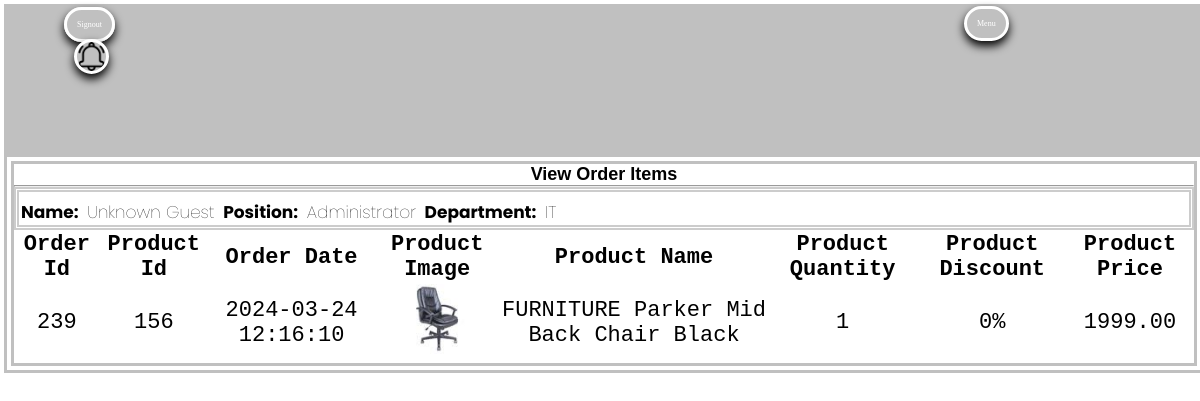
The app's page /admin/adminvieworders.php?fldorderid=239 (signed in) with its own data.
### tables this page shows
CREATE TABLE `orderitems` (
  `fldorderitemid` int(11) NOT NULL,
  `fldorderid` int(11) NOT NULL,
  `fldproductid` int(11) NOT NULL,
  `fldproductname` varchar(255) NOT NULL,
  `fldproductimage` varchar(255) NOT NULL,
  `fldproductdiscount` int(2) NOT NULL,
  `fldproductprice` decimal(11,2) NOT NULL,
  `fldproductquantity` int(11) NOT NULL,
  `fldshippingid` int(11) NOT NULL,
  `fldbillingidnumber` varchar(13) NOT NULL,
  `fldorderdate` datetime NOT NULL DEFAULT current_timestamp()
);

### admin/adminserver/getadminvieworderitems.php (called while the page is built)
<?php
include('adminconnection.php');
if(isset($_GET['fldorderid'])){
  $orderid = $_GET['fldorderid'];
  $stmt1 = $conn->prepare("SELECT * FROM orderitems WHERE fldorderid = ?");
  $stmt1->bind_param("i",$orderid);
  $stmt1->execute();
  $vieworderitems = $stmt1->get_result();
}
else{
  header('admin/dashboard.php?errormessage=Something went wrong!');
}

### admin/adminvieworders.php (the view, shortened to what this page needs)
<?php
include('adminlayouts/adminheader.php');
?>
  <body>
    <section class="dashboard">
      <div class="dashboardcontainer" id="dashboardcontainer">
        <div class="text-center mt-3 pt-5 col-lg-6 col-md-12 col-sm-12">
          <h3>View Order Items</h3>
          <hr class="mx-auto">
          <div class="dashboardadmininfo">
            <p>Name: <span><?php if(isset($_SESSION['fldadminname'])){ echo $_SESSION['fldadminname']; }?></span> Position: <span><?php if(isset($_SESSION['fldadminposition'])){ echo $_SESSION['fldadminposition']; }?></span> Department: <span><?php if(isset($_SESSION['fldadmindepartment'])){ echo $_SESSION['fldadmindepartment']; }?></span></p>
          </div>
          <div class="dashboardinfo">
            <div class="adminvieworderitemstablecontainer">
              <table class="adminvieworderitemstable">
                <thead>
                  <tr>
                    <th scope="col">Order Id</th>
                    <th scope="col">Product Id</th>
                    <th scope="col">Order Date</th>
                    <th scope="col">Product Image</th>
                    <th scope="col">Product Name</th>
                    <th scope="col">Product Quantity</th>
                    <th scope="col">Product Discount</th>
                    <th scope="col">Product Price</th>
                  </tr>
                </thead>
                <tbody>
                  <?php include('adminserver/getadminvieworderitems.php');
                    foreach($vieworderitems as $orderitems){?>
                  <tr>
                    <td><?php echo $orderitems['fldorderid']; ?></td>
                    <td><?php echo $orderitems['fldproductid']; ?></td>
                    <td><?php echo $orderitems['fldorderdate']; ?></td>
                    <td><img src="<?php echo "../assets/images/". $orderitems['fldproductimage']; ?>"></td>
                    <td><?php echo $orderitems['fldproductname']; ?></td>
                    <td><?php echo $orderitems['fldproductquantity']; ?></td>
                    <td><?php echo $orderitems['fldproductdiscount']; ?>%</td>
                    <td><?php echo $orderitems['fldproductprice']; ?></td>
                  </tr>
                  <?php } ?>
                </tbody>
              </table>
            </div>
          </div>
        </div>
      </div>
    </section><br><br><br><br><br><br><br><br><br>
  </body>
</html>

### admin/adminassets/adminstyles/adminstyledefault.css (style rules this page uses)
* { margin: 0px; padding: 0px; box-sizing: border-box; }
body { font-family: 'Poppins', sans-serif; margin:4px, 4px; padding:4px; overflow-x: auto; overflow-y: auto; }
.dashboard { width: 100vw; height: 100vh; margin-top: 150px; }
.dashboardcontainer { border: solid silver; border-width: 10px; border-style: double; width: 100vw; height: fit-content; margin-left: 0px; }
.dashboardcontainer h3 { font-family: sans-serif; font-size: large; font-weight: bold; text-align: center; color: #000; }
.dashboardadmininfo { border: dotted #ccc; border-width: 5px; border-style: double; width: 100%; height: fit-content; }
.dashboardadmininfo p { word-spacing: 40px; font-size: 12px; font-weight: 10px; color: #000; font-weight: bold; margin-top: 7px; margin-left: 2px; }
.dashboardadmininfo span { word-spacing: 1px; font-size: 12px; font-weight: 18; }
.adminvieworderitemstable { font-family: 'Courier New'; font-size: large; font-style: normal; width: 100%; }
.adminvieworderitemstable td { text-align: center; }
.adminvieworderitemstable img { width: 70px; height: 70px; }
@media only screen and (max-width: 1300px) { .dashboardcontainer h3 { font-size: x-large; } }
@media only screen and (max-width: 1300px) { .dashboardadmininfo p { word-spacing: 5px; font-size: 24px; } }
@media only screen and (max-width: 1300px) { .dashboardadmininfo span { word-spacing: 0.5px; font-size: 25px; } }
@media only screen and (max-width: 1300px) { .adminvieworderitemstable { font-size: 24px; } }
@media only screen and (max-width: 1200px) { .dashboardcontainer h3 { font-size: large; } }
@media only screen and (max-width: 1200px) { .dashboardadmininfo p { word-spacing: 5px; font-size: 17px; margin-top: 7px; margin-left: 2px; } }
@media only screen and (max-width: 1200px) { .dashboardadmininfo span { word-spacing: 0.5px; font-size: 17px; } }
@media only screen and (max-width: 1200px) { .adminvieworderitemstable { font-size: 22px; } }

### records on screen
orderitems: fldorderid "239", fldproductid "156", fldorderdate "2024-03-24 12:16:10", fldproductimage (picture), fldproductname "FURNITURE Parker Mid Back Chair Black", fldproductquantity "1", fldproductdiscount "0", fldproductprice "1999.00"

### other values on screen
$_SESSION['fldadminname'] "Unknown Guest"
$_SESSION['fldadminposition'] "Administrator"
$_SESSION['fldadmindepartment'] "IT"
